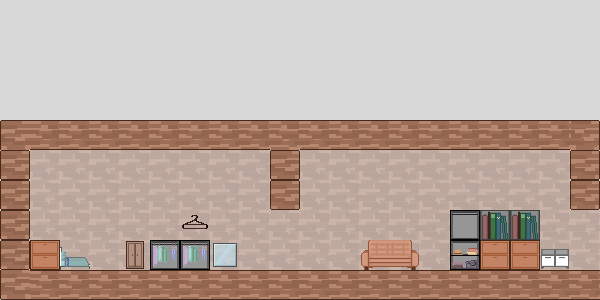

A level layout from a 2D game, rendered from its tile map. Below: a short description, then the map file with tile-grid data replaced by summaries:
An orthogonal 20x10 tile map with 30x30 px tiles, 3 tile layers (background_livingroom, background_bedroom, platform), 3 tilesets and 3 objects (Hero, End_map_01).

<map version="1.9" tiledversion="1.9.2" orientation="orthogonal" renderorder="right-down" width="20" height="10" tilewidth="30" tileheight="30" infinite="0" backgroundcolor="#d8d8d8" nextlayerid="6" nextobjectid="7">
 <editorsettings>
  <export target="../../public/maps/Map01_House.json" format="json" />
 </editorsettings>
 <tileset firstgid="1" name="House-tileset" tilewidth="30" tileheight="30" spacing="2" margin="1" tilecount="21" columns="3">
  <image source="../../public/tiles/House-tileset(30 x 30).png" width="96" height="224" />
  <tile id="0">
   <properties>
    <property name="collides" type="bool" value="true" />
   </properties>
  </tile>
  <tile id="1">
   <properties>
    <property name="collides" type="bool" value="true" />
   </properties>
  </tile>
  <tile id="2">
   <properties>
    <property name="collides" type="bool" value="true" />
   </properties>
  </tile>
  <tile id="3">
   <properties>
    <property name="collides" type="bool" value="true" />
   </properties>
  </tile>
  <tile id="4">
   <properties>
    <property name="collides" type="bool" value="false" />
   </properties>
  </tile>
  <tile id="5">
   <properties>
    <property name="collides" type="bool" value="true" />
   </properties>
  </tile>
  <tile id="6">
   <properties>
    <property name="collides" type="bool" value="true" />
   </properties>
  </tile>
  <tile id="7">
   <properties>
    <property name="collides" type="bool" value="true" />
   </properties>
  </tile>
  <tile id="8">
   <properties>
    <property name="collides" type="bool" value="true" />
   </properties>
  </tile>
  <tile id="9">
   <properties>
    <property name="collides" type="bool" value="true" />
   </properties>
  </tile>
  <tile id="10">
   <properties>
    <property name="collides" type="bool" value="true" />
   </properties>
  </tile>
  <tile id="11">
   <properties>
    <property name="collides" type="bool" value="true" />
   </properties>
  </tile>
  <tile id="12">
   <properties>
    <property name="collides" type="bool" value="true" />
   </properties>
  </tile>
  <tile id="13">
   <properties>
    <property name="collides" type="bool" value="false" />
   </properties>
  </tile>
  <tile id="14">
   <properties>
    <property name="collides" type="bool" value="false" />
   </properties>
  </tile>
  <tile id="15">
   <properties>
    <property name="collides" type="bool" value="false" />
   </properties>
  </tile>
  <tile id="16">
   <properties>
    <property name="collides" type="bool" value="false" />
   </properties>
  </tile>
  <tile id="17">
   <properties>
    <property name="collides" type="bool" value="false" />
   </properties>
  </tile>
  <tile id="18">
   <properties>
    <property name="collides" type="bool" value="false" />
   </properties>
  </tile>
  <tile id="19">
   <properties>
    <property name="collides" type="bool" value="false" />
   </properties>
  </tile>
  <tile id="20">
   <properties>
    <property name="collides" type="bool" value="false" />
   </properties>
  </tile>
 </tileset>
 <tileset firstgid="22" name="House-bedroom" tilewidth="30" tileheight="30" spacing="2" margin="1" tilecount="24" columns="4">
  <image source="../../public/tiles/House-bedroom(30 x 30).png" width="128" height="192" />
  <tile id="0">
   <properties>
    <property name="collides" type="bool" value="true" />
   </properties>
  </tile>
  <tile id="1">
   <properties>
    <property name="collides" type="bool" value="true" />
   </properties>
  </tile>
  <tile id="2">
   <properties>
    <property name="collides" type="bool" value="true" />
   </properties>
  </tile>
  <tile id="3">
   <properties>
    <property name="collides" type="bool" value="true" />
   </properties>
  </tile>
  <tile id="4">
   <properties>
    <property name="collides" type="bool" value="true" />
   </properties>
  </tile>
  <tile id="5">
   <properties>
    <property name="collides" type="bool" value="true" />
   </properties>
  </tile>
  <tile id="6">
   <properties>
    <property name="collides" type="bool" value="true" />
   </properties>
  </tile>
  <tile id="7">
   <properties>
    <property name="collides" type="bool" value="false" />
    <property name="height" type="float" value="12.78" />
    <property name="type" value="edit" />
   </properties>
   <objectgroup draworder="index" id="4">
    <object id="3" x="-0.209532" y="17.0768" width="30.1725" height="12.7814">
     <properties>
      <property name="collides" type="bool" value="true" />
     </properties>
    </object>
   </objectgroup>
  </tile>
  <tile id="8">
   <properties>
    <property name="collides" type="bool" value="false" />
   </properties>
  </tile>
  <tile id="9">
   <properties>
    <property name="collides" type="bool" value="false" />
   </properties>
  </tile>
  <tile id="10">
   <properties>
    <property name="collides" type="bool" value="false" />
   </properties>
  </tile>
  <tile id="11">
   <properties>
    <property name="collides" type="bool" value="false" />
   </properties>
  </tile>
  <tile id="12">
   <properties>
    <property name="collides" type="bool" value="false" />
   </properties>
  </tile>
  <tile id="13">
   <properties>
    <property name="collides" type="bool" value="false" />
   </properties>
  </tile>
  <tile id="14">
   <properties>
    <property name="collides" type="bool" value="false" />
   </properties>
  </tile>
  <tile id="15">
   <properties>
    <property name="collides" type="bool" value="false" />
   </properties>
  </tile>
  <tile id="16">
   <properties>
    <property name="collides" type="bool" value="false" />
   </properties>
  </tile>
  <tile id="17">
   <properties>
    <property name="collides" type="bool" value="false" />
   </properties>
  </tile>
  <tile id="18">
   <properties>
    <property name="collides" type="bool" value="false" />
   </properties>
  </tile>
  <tile id="19">
   <properties>
    <property name="collides" type="bool" value="false" />
   </properties>
  </tile>
  <tile id="20">
   <properties>
    <property name="collides" type="bool" value="false" />
   </properties>
  </tile>
  <tile id="21">
   <properties>
    <property name="collides" type="bool" value="false" />
   </properties>
  </tile>
  <tile id="22">
   <properties>
    <property name="collides" type="bool" value="false" />
   </properties>
  </tile>
  <tile id="23">
   <properties>
    <property name="collides" type="bool" value="false" />
   </properties>
  </tile>
 </tileset>
 <tileset firstgid="46" name="House-living room" tilewidth="30" tileheight="30" spacing="2" margin="1" tilecount="24" columns="4">
  <image source="../../public/tiles/House-livingroom(30 x 30).png" width="128" height="192" />
 </tileset>
 <layer id="4" name="background_livingroom" width="20" height="10" locked="1" opacity="0.45" tintcolor="#00aaff">
  <data>[200 cells, 38 non-empty, 1 distinct tile ids]</data>
 </layer>
 <layer id="2" name="background_bedroom" width="20" height="10" locked="1" opacity="0.45" tintcolor="#ffaaff">
  <data>[200 cells, 45 non-empty, 1 distinct tile ids]</data>
 </layer>
 <layer id="1" name="platform" width="20" height="10" locked="1">
  <data>[200 cells, 64 non-empty, 18 distinct tile ids]</data>
 </layer>
 <objectgroup id="3" name="objects" locked="1">
  <object id="1" name="Han" class="Hero" x="75" y="244">
   <point />
  </object>
 </objectgroup>
 <objectgroup id="5" name="scripts">
  <object id="4" name="End_map_01" x="585.5" y="209.25" width="14.25" height="60.25" />
 </objectgroup>
</map>
